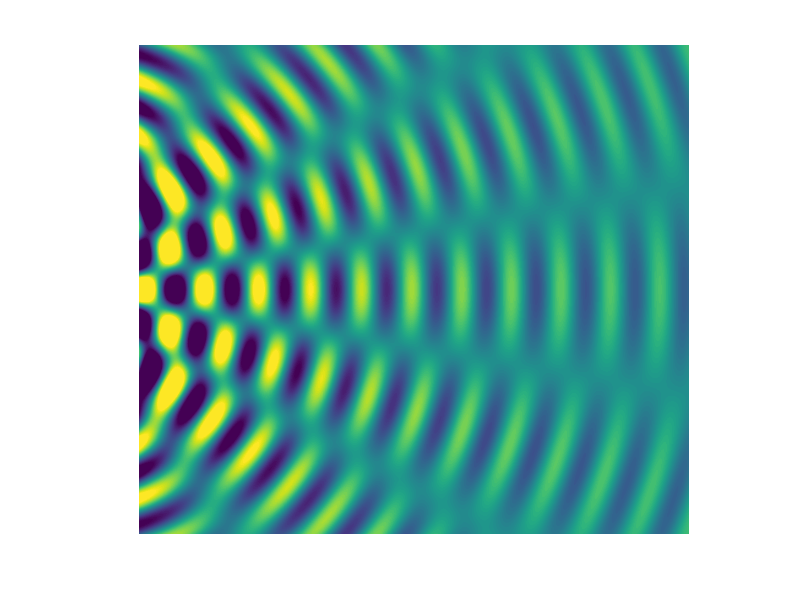

Reproduce this figure in MATLAB. (Note: this script raises an error after producing the figure.)
%  Waves - interference - animation
%  Ian Cooper
%  School of Physics, University of Sydney

clear
close all
clc
tic

nfile = 'interference.m';

% INPUTS --------------------------------------------------------
A = 1;                    % wave amplitude
wL = 4e-3;                   % wavelength
v = 10;                   % speed of wave

xmin = 5e-3;                 % detector dimensions
xmax = 5e-2;
ymin = -2e-2;
ymax = 2e-2;
N = 1000;
Nt = 13*3;
xs = 0;                   % source (slit) positions
ys(1) = 0.6e-2;
ys(2) = -0.6e-2;


% SETUP ---------------------------------------------------------
f = v / wL;              % frequency
w = 2*pi*f;              % angulat frequency
T = 1/f;
k = 2*pi/wL;             % wave number
dt = T/12;
t = 0;
x = linspace(xmin,xmax,N);   % detector positions
y = linspace(ymin,ymax,N);

[xx yy] = meshgrid(x,y);
r1 = sqrt((xx-xs).^2 + (yy-ys(1)).^2);
r2 = sqrt((xx-xs).^2 + (yy-ys(2)).^2);

% CALCULATIONS --------------------------------------------------

psi1 = (A./r1) .* exp((1i*k).*r1);
psi2 = (A./r2) .* exp((1i*k).*r2);
%psi1 = (A./1) .* exp((1i*k).*r1);
%psi2 = (A./1) .* exp((1i*k).*r2);


psi = psi1 + psi2;

% figure(1)
% contourf(xx,yy,real(psi));
% shading flat
% colorbar
% axis equal
% axis([xmin xmax ymin ymax])
% colormap jet

figure(2)
set(gcf,'color',[1 1 1]);

pcolor(xx,yy,real(psi));
  shading interp;
  caxis([-100, +100]);
  axis equal;
  axis off
%contourf(xx,yy,real(psi));
%shading flat
%colormap(jet)
%axis square
%axis off

M = getframe(gcf);
[im,map] = rgb2ind(M.cdata,256,'nodither');  %RGB to indexed images
im(1,1,1,10) = 0;

for c = 1 : Nt
psit = psi .* exp(-1i*w*t);
%psit(1,end) = 1;
%psit(1,1) = -1;
%psit(psit > 1) = 1;
%psit(psit < -1) = -1;
%contourf(real(psit));
pcolor(xx,yy,real(psit));
  shading interp;
  caxis([-100, +100]);
  axis equal;
  axis off
% contourf(xx,yy,real(psit));
% shading flat
% axis square
% axis off
%axis([xmin xmax ymin ymax]);
  

drawnow
M = getframe(gcf);
im(:,:,1,c) = rgb2ind(M.cdata,map,'nodither');
t = t+dt;
end
toc


%  SAVE ANIMATED GIF ======================================================
% im - images to be saved
% map - color map for images
% ag_name - file name for animated gif
% DelayTime - time delay in seconds between viewing images
% LoopCount - animated gif will continuously
ag_name = 'ag_interference1.gif';
delay = 0;
%imwrite(im,map,ag_name,'DelayTime',delay,'LoopCount',inf);
